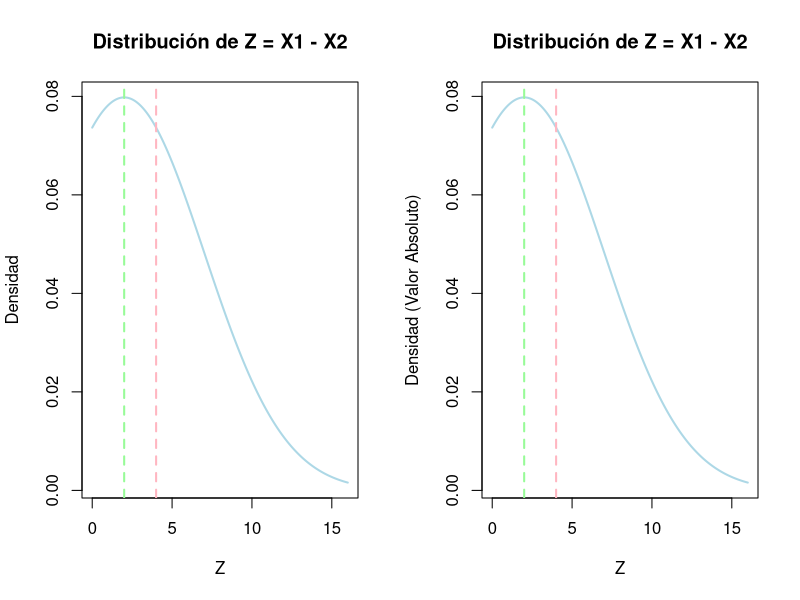
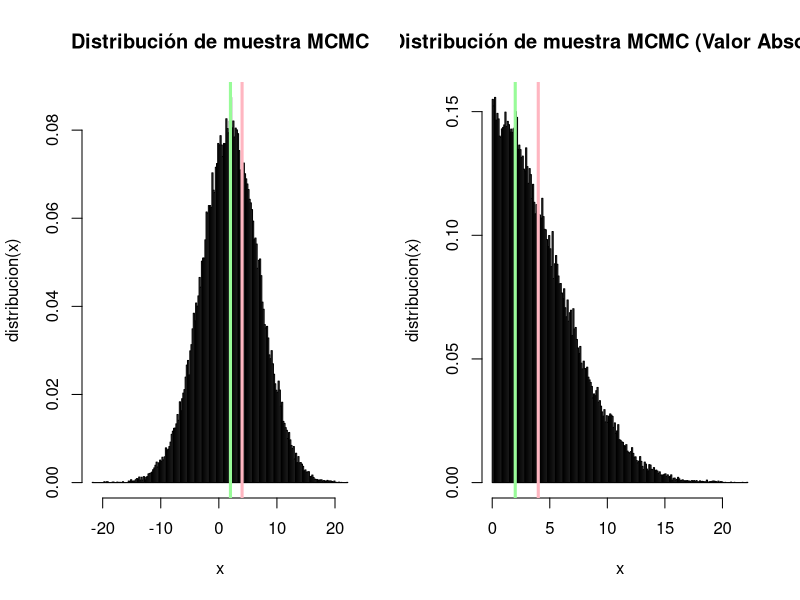
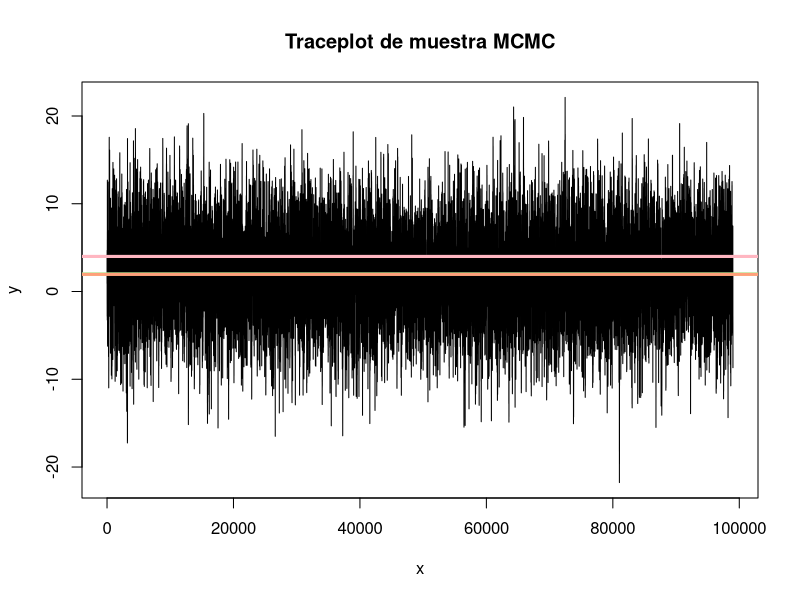
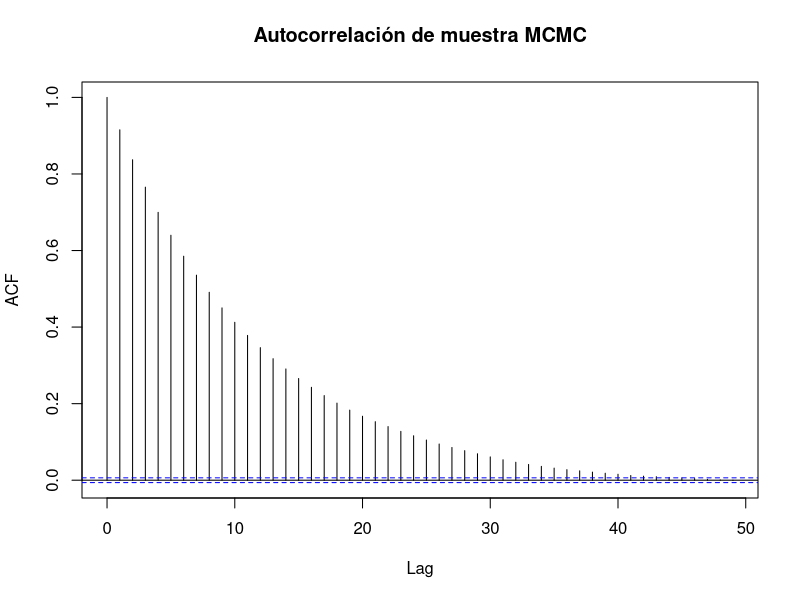
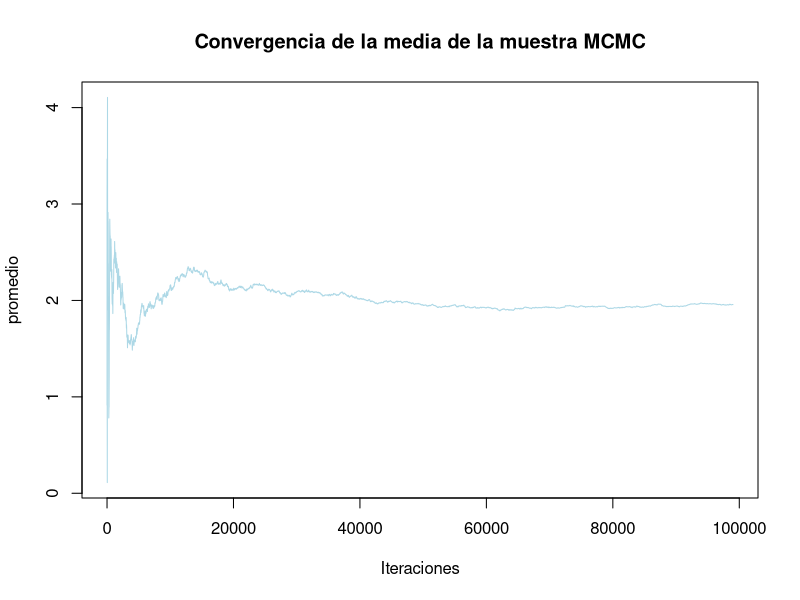

R code for these plots, in order:
#Usando el Algoritmo de Metropolis-Hastings construya una muestra de 𝑍=𝑋1−𝑋2 
#donde 𝑋1~𝑁(𝜇,𝜎2) y 𝑋2~𝑁(𝜇/2,𝜎2/4), considere para este ejercicio 
#𝜇=𝜎2=4.

#Opción 1
fnormal <- function(x,mu1,mu2,sigma1, sigma2) { 
  fx <- exp(-((x-mu1)^2/(2*(sigma1)))) - exp(-((x-mu2)^2/(2*(sigma2)))) 
  return(fx) 
}

#Opción 2
fnormal <- function(x,mu1,mu2,sigma1, sigma2) { 
  X1 <- dnorm(x, mean = mu1, sd = sigma1)
  X2 <- dnorm(x, mean = mu2, sd = sigma2)
  fx <- X1 - X2
  return(fx) 
}

#Opción 3
fnormal <- function(x,mu1,mu2,sigma1, sigma2) { 
  fx <- dnorm(x, mean = mu1-mu2, sd = sigma1+sigma2)
  return(fx) 
}

mu1 <- 4
mu2 <- 2
sigma1 <- 4
sigma2 <- 1

fZ <- function(x){return(fnormal(x,mu1,mu2,sigma1,sigma2))} 

# Valores para el rango de la gráfica
x_values <- seq(0, 16, length.out = 1000)

par(mfrow = c(1, 2))

# Gráfico de la distribución de Z y las medias de X1 y X2
plot(x_values, fZ(x_values), type = "l", col = "#ADD8E6", lwd = 2, 
     xlab = "Z", ylab = "Densidad", main = "Distribución de Z = X1 - X2")

# Líneas verticales para las medias de X1 y X2
abline(v = c(mu1, mu2), col = c("#FFB6C1", "#98FB98"), lty = c(2, 2), lwd = 2)

# Etiquetas para las medias
text(mu1, 0.20, "Media X1", pos = 1, col = "#FFB6C1", cex = 0.75)
text(mu2, 0.10, "Media X2", pos = 1, col = "#98FB98", cex = 0.75)

# Gráfico de la distribución en valor absoluto de Z y las medias de X1 y X2
plot(x_values, abs(fZ(x_values)), type = "l", col = "#ADD8E6", lwd = 2, xlab = "Z", 
     ylab = "Densidad (Valor Absoluto)", main = "Distribución de Z = X1 - X2")

abline(v = c(mu1, mu2), col = c("#FFB6C1", "#98FB98"), lty = c(2, 2), lwd = 2)

text(mu1, 0.20, "Media X1", pos = 1, col = "#FFB6C1", cex = 0.75)
text(mu2, 0.10, "Media X2", pos = 1, col = "#98FB98", cex = 0.75)

#-------------------------------------------------------------------------------
fpK <- function(x,y){ 
  pK <- dcauchy(y,location = x) #x es elcentro del pico de la distribución. 
  return(pK) 
} 

N <- 10^5 #Número de Iteraciones 
L <- 1000 #periodo quemado (burnin) 
MCMC <- matrix(data=0,nrow=N,ncol=12) 
colnames(MCMC) <- c("x","y","PIx","PIy","Kxy","Kyx","Rxy","Ryx","Mxy","Myx","Fxy",
                  "Salto") 
#1.Iniciar con un valor arbitrario de x del dominio de distribución 
x <- runif(1,-50,50)
for(i in 1:N){ 
  #2.Generamos la propuesta con una distribucion arbitraria 
  y <- rcauchy(1,location=x) #Valor aleatorio según X 
  
  #3.Tasa de Aceptación 
  PIx <- fZ(x) 
  PIy <- fZ(y) 
  Kxy <- fpK(x,y) 
  Kyx <- fpK(y,x) 
  Rxy <- (PIy*Kyx) / (PIx*Kxy) 
  Ryx <- (PIx*Kxy) / (PIy*Kyx) 
  
  #Matriz estocástica de los estados de la distribución estacionaria 
  if(x!=y){ 
    Mxy <- Kxy*min(1,Rxy) 
    Myx <- Kyx*min(1,Ryx) 
  } else {
    Mxy <- -1 
    Myx <- -1 
  } 
  
  #4.Criterio de Aceptacion o Rechazo 
  #Probabilidad de aceptación, runif(1) 
  Fxy <- runif(1) 
  MCMC[i,] <- c(x,y,PIx,PIy,Kxy,Kyx,Rxy,Ryx,Mxy,Myx,Fxy,0) 
  
  if(Fxy < Rxy) { 
    x <- y 
    lsalto <- 1 
  } else {
    lsalto <- 0 
  }
  
  MCMC[i,12]  <- lsalto
  
} 

mcmc <- MCMC[(L+1):N,"x"]

#b.Gráfique la distribución (histograma) de la muestra MCMC del algoritmo junto 
#con las medias de 𝑋1,𝑋2.

hist(mcmc, freq=FALSE, main="Distribución de muestra MCMC", xlab="x", 
     ylab="distribucion(x)", breaks=200) 
abline(v=mu1,col="#FFB6C1",lwd=3) 
abline(v=mu2,col="#98FB98",lwd=3)

hist(abs(mcmc), freq = FALSE, 
     main = "Distribución de muestra MCMC (Valor Absoluto)", 
     xlab = "x", ylab = "distribucion(x)", breaks = 200)
abline(v=mu1,col="#FFB6C1",lwd=3) 
abline(v=mu2,col="#98FB98",lwd=3)

#c.Estime la media de la distribución resultante de 𝑍.
media <- mean(mcmc)
media

#d. Gráfique el Traceplot de muestra MCMC del algoritmo junto con las medias 
#de 𝑋1,𝑋2,𝑍.
options(scipen = 999)
par(mfrow = c(1, 1))

plot(mcmc,type="l",xlab="x",ylab ="y",main="Traceplot de muestra MCMC")
abline(h=mu1,col="#FFB6C1",lwd=3) 
abline(h=mu2,col="#98FB98",lwd=3) 
abline(h=media,col="#FFA07A",lwd=3)

#e. El gráfico de Autocorrelación de la muestra MCMC del algoritmo.
acf(mcmc,main="Autocorrelación de muestra MCMC")

#f. El gráfico de la convergencia de la media de la muestra MCMC del algoritmo.
m <- N-L 
acumulado <- cumsum(mcmc)/(1:m) 
plot(1:m,acumulado,col="#ADD8E6",type="l",ylab="promedio",xlab="Iteraciones", 
     main="Convergencia de la media de la muestra MCMC")

#g. La tasa de aceptación del algoritmo.
cat("Tasa de aceptación:", mean(MCMC[,"Salto"]),"\n")